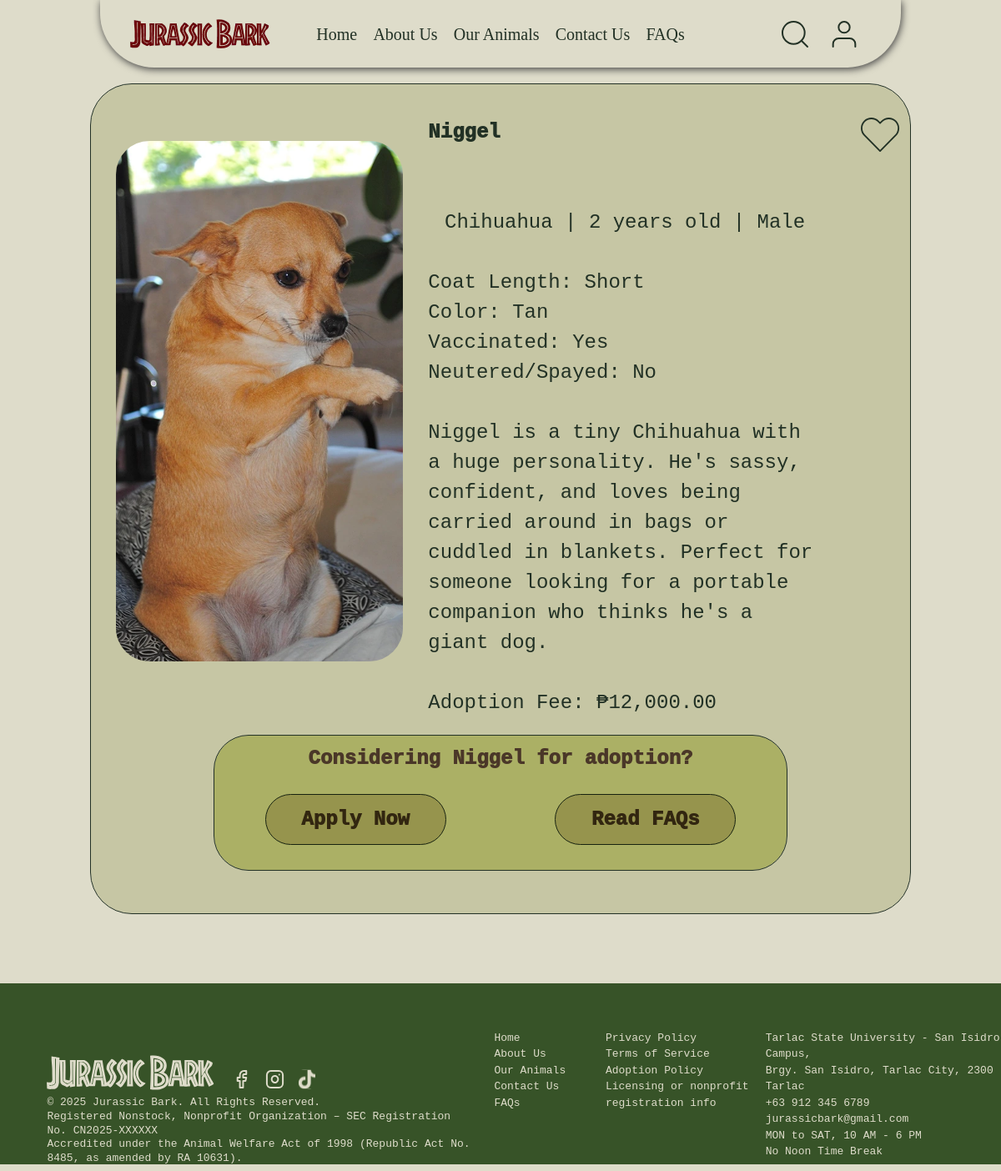
The app's page /petDetails.php?id=10 with its own data.
### tables this page shows
CREATE TABLE `pets` (
  `petID` int(11) NOT NULL,
  `name` varchar(50) NOT NULL,
  `type` varchar(50) NOT NULL,
  `breed` varchar(50) NOT NULL,
  `age` int(11) NOT NULL,
  `price` double NOT NULL,
  `details` longtext NOT NULL CHECK (json_valid(`details`)),
  `imageDirectory` varchar(255) NOT NULL,
  `adoptedById` int(11) DEFAULT NULL
);

### petDetails.php (the view, shortened to what this page needs)
<?php
$petId = isset($_GET['id']) ? intval($_GET['id']) : 0;
$pet = null;
$error = null;
if ($petId > 0) {
    try {
        $host = '127.0.0.1';
        $dbname = 'adoptiondb';
        $username = 'root';
        $password = '';
        $pdo = new PDO("mysql:host=$host;dbname=$dbname;charset=utf8mb4", $username, $password);
        $pdo->setAttribute(PDO::ATTR_ERRMODE, PDO::ERRMODE_EXCEPTION);
        $stmt = $pdo->prepare("SELECT petID, name, type, breed, age, price, details, imageDirectory FROM pets WHERE petID = :petId");
        $stmt->bindParam(':petId', $petId, PDO::PARAM_INT);
        $stmt->execute();
        $pet = $stmt->fetch(PDO::FETCH_ASSOC);
    } catch (PDOException $e) {
        $error = "Database error: " . $e->getMessage();
    }
} else {
    $error = "Invalid pet ID.";
}
$gender = 'Unknown';
$color = 'Unknown';
$personality = 'No description available';
$vaccinated = 'Unknown';
$neutered = 'Unknown';
$coatLength = 'Unknown';
if ($pet) {
    $details = json_decode($pet['details'], true);
    if ($details) {
        $gender = isset($details['gender']) ? $details['gender'] : 'Unknown';
        $color = isset($details['color']) ? $details['color'] : 'Unknown';
        $personality = isset($details['personality']) ? $details['personality'] : 'No description available';
        $vaccinated = isset($details['vaccinated']) ? ($details['vaccinated'] ? 'Yes' : 'No') : 'Unknown';
        $neutered = isset($details['spayed_neutered']) ? ($details['spayed_neutered'] ? 'Yes' : 'No') : 'Unknown';
        $coatLength = isset($details['coat_length']) ? $details['coat_length'] : 'Unknown';
    }
}
$ageText = $pet ? ($pet['age'] > 1 ? $pet['age'] . ' years old' : $pet['age'] . ' year old') : '';
?>
<!DOCTYPE html>
<html lang="en">
<head>
    <link rel="stylesheet" href="petDetails.css">
    <link rel="stylesheet" href="global-application-styles.css">
    <link rel="stylesheet" href="globalFooterNav.css">
</head>
<body>
    <div class="nav">
        <div class="navLogo">
            <img src="images/homeImages/Jurassic Bark.webp" alt="">
        </div>
        <div class="mainNav">
            <p><a href="index.html">Home</a></p>
            <p> <a href="aboutUs.html">About Us</a></p>
            <p> <a href="ourAnimals.php">Our Animals</a></p>
            <p><a href="contact.html">Contact Us</a></p>
            <p><a href="faqs.html">FAQs</a></p>
        </div>
        <div class="navControls">
        </div>
    </div>
    <?php if ($error): ?>
        <div style="text-align: center; padding: 50px; width: 82%;">
            <h2>Error</h2>
            <p><?php echo htmlspecialchars($error); ?></p>
            <p><a href="ourAnimals.php" style="color: #223125; text-decoration: underline;">Back to Animals List</a></p>
        </div>
    <?php elseif ($pet): ?>
    <div class="petDetailsCon">
        <div class="petDetailsBg"></div>
        <div class="imageCon">
            <div class="imageHolder">
                <img class="petImage"
                     src="<?php echo htmlspecialchars($pet['imageDirectory']); ?>"
                     alt="<?php echo htmlspecialchars($pet['name']); ?>"
                     onerror="this.src='images/homeImages/petPics/default-pet.jpg'">
            </div>
        </div>
        <div class="petContent">
            <div class="petText">
                <p class="name"><?php echo htmlspecialchars($pet['name']); ?></p>
                <p class="details">
                    <p class="petTypeText" style="text-align: center" >
                        <?php echo htmlspecialchars($pet['breed']); ?> | <?php echo $ageText; ?> | <?php echo htmlspecialchars($gender); ?>
                    </p>
                    <br>
                    Coat Length: <?php echo htmlspecialchars($coatLength); ?> <br>
                    Color: <?php echo htmlspecialchars($color); ?> <br>
                    Vaccinated: <?php echo htmlspecialchars($vaccinated); ?> <br>
                    Neutered/Spayed: <?php echo htmlspecialchars($neutered); ?>
                    <br><br>
                    <?php echo htmlspecialchars($personality); ?>
                    <br><br>
                    Adoption Fee: ₱<?php echo number_format($pet['price'], 2); ?>
                </p>
            </div>
            <div class="petControls">
                <img class="heartIcon" src="images/ourAnimalsImages/heart icon.svg" alt="">
            </div>
        </div>
        <div id="bottomAdoption" class="adoption" >
            <div class="bottomAdoptionBg adoptionBg"></div>
            <p class="bottomAdoptionText adoptionText">Considering <?php echo htmlspecialchars($pet['name']); ?> for adoption?</p>
            <a href="user-application-page.html?petId=<?php echo $pet['petID']; ?>" class="bottomAdoptionBtn adoptionBtn">Apply Now</a>
            <div class="bottomAdoptionBtn adoptionBtn">Read FAQs</div>
        </div>
    </div>
    <?php endif; ?>
     <div class="HomeFooter">
        <div class="footerBg" ></div>
        <div class="foot1" >
            <div class="footerLogoIcons" >
                <img class="footLogo" src="images/homeImages/Jurassic Bark.svg" alt="">
                <div class="smallIconsCon">
                    <img class="smallIcons" src="images/homeImages/facebook.svg" alt="">
                    <img class="smallIcons" src="images/homeImages/instagram.svg" alt="">
                    <img class="smallIcons" src="images/homeImages/tiktok.svg" alt="">            </div>
                </div>
            <div class="foot1Text" >
                © 2025 Jurassic Bark. All Rights Reserved.
                <br>
                Registered Nonstock, Nonprofit Organization – SEC Registration No. CN2025-XXXXXX
                <br>
                Accredited under the Animal Welfare Act of 1998 (Republic Act No. 8485, as amended by RA 10631).
            </div>
        </div>
        <div class="foot2" >
            Home
            <br>
            About Us
            <br>
            Our Animals
            <br>
            Contact Us
            <br>
            FAQs
        </div>
        <div class="foot3" >
            Privacy Policy
            <br>
            Terms of Service
            <br>
            Adoption Policy
            <br>
            Licensing or nonprofit
            <br>
            registration info
        </div>
        <div class="foot4" >
            Tarlac State University - San Isidro Campus,
            <br>
            Brgy. San Isidro, Tarlac City, 2300 Tarlac
            <br>
            +63 912 345 6789
            <br>
            jurassicbark@gmail.com
            <br>
            MON to SAT, 10 AM - 6 PM
            <br>
            No Noon Time Break
        </div>
     </div>
</body>
</html>

### petDetails.css (style rules this page uses)
*, *::before, *::after { box-sizing: border-box; }
* { margin: 0; }
@media (prefers-reduced-motion: no-preference) { html { interpolate-size: allow-keywords; } }
body { line-height: 1.5; -webkit-font-smoothing: antialiased; }
img, picture, video, canvas, svg { display: block; max-width: 100%; }
p, h1, h2, h3, h4, h5, h6 { overflow-wrap: break-word; }
p { text-wrap: pretty; }
:root { --fontColor: #223125; --fontColor2: #725134; --fontColor3: #444E27; --bgColor: #DEDCCA; }
body { position: relative; background: var(--bgColor); color: var(--fontColor); font-family: "Chakra Petch"; display: flex; flex-direction: column; align-items: center; overflow-x: hidden; }
#bottomAdoption { display: none; }
.petDetailsCon { border: 1px solid #223125; width: 82%; display: grid; grid-template-columns: .7fr 1fr; height: 638px; overflow: hidden; border-radius: 50px; position: relative; }
.petDetailsBg { background: #223125; mix-blend-mode: overlay; width: 100%; height: 100%; position: absolute; z-index: -1; }
.imageCon { display: flex; align-items: center; justify-content: center; }
.imageHolder { width: 85%; height: 82%; border-radius: 50px; border: 2px yellow; display: flex; align-items: center; justify-content: center; }
.petImage { height: 100%; width: auto; object-fit: cover; border-radius: 40px; display: block; }
.petContent { display: flex; color: var(--fontColor); }
.petText { font-size: 24px; margin-top: 7%; font-weight: 100; margin-right: 10px; }
.details { white-space: pre-wrap !important; }
.name { font-weight: 1000; }
.petControls { display: flex; flex-direction: column; position: relative; justify-content: space-between; padding-right: 2%; margin-top: 7%; }
.heartIcon { width: 47px; align-self: flex-end; }
.adoption { position: relative; display: flex; flex-direction: column; border: 1px solid #223125; text-align: center; border-radius: 42px; gap: 10px; overflow: hidden; margin-bottom: 5%; }
.adoptionBg { background: #444E27; position: absolute; width: 100%; height: 100%; mix-blend-mode: overlay; z-index: -1; }
.adoptionText { margin-top: 30px; font-size: 24px; font-weight: 1000; margin-left: 20px; margin-right: 20px; }
.adoptionBtn { width: 217px; height: 61px; font-size: 24px; font-weight: 1000; background: #E0D7C3; mix-blend-mode: multiply; border-radius: 100px; display: flex; align-items: center; justify-content: center; margin-left: 20px; margin-right: 20px; border: 1px solid #223125; }
.adoption :last-child { margin-bottom: 30px; }
@media only screen and (max-width: 1336px) { .adoption { display: none; } }
@media only screen and (max-width: 1336px) { .petDetailsCon { grid-template-rows: 1fr auto; height: auto; } }
@media only screen and (max-width: 1336px) { #bottomAdoption { display: grid; grid-template-columns: 1fr 1fr; grid-template-rows: 1fr 1fr; grid-column: 1/3; height: 70%; justify-items: center; margin-left: 15%; margin-right: 15%; grid-row: 2; margin-bottom: 2%; margin-top: 2%; } }
@media only screen and (max-width: 1336px) { .heartIcon { width: 47px; flex-shrink: 0; } }
@media only screen and (max-width: 1336px) { .adoptionText { grid-column: 1/3; margin-top: 10px; } }
@media only screen and (max-width: 1336px) { .petControls { width: 100%; } }
.heartIcon { cursor: pointer; transition: all 0.3s ease; position: relative; filter-drop: drop-shadow(0 0 0 rgba(255, 0, 0, 0)); }

### global-application-styles.css (style rules this page uses)
* { margin: 0; padding: 0; box-sizing: border-box; }
:root { --container-w: 743.17px; --img-max: 100px; }
body { font-family: 'Chakra Petch', monospace; background-image: url('fabric_background.png'); background-size: cover; min-height: 100vh; color: #4a3728; padding: clamp(28px, 6.5vw, 120px) 0 clamp(16px, 4.5vw, 80px) 0; }

### records on screen
pets: imageDirectory+name (picture), name "Niggel", breed "Chihuahua", age "2 years old", details "Male", details "Short", details "Tan", details "Yes", details "No", details "Niggel is a tiny Chihuahua with a huge personality. He's sassy, confident, and loves being carried around in bags or cuddled in blankets. Perfect for someone looking for a portable companion who thinks he's a giant dog.", price "12,000.00"
